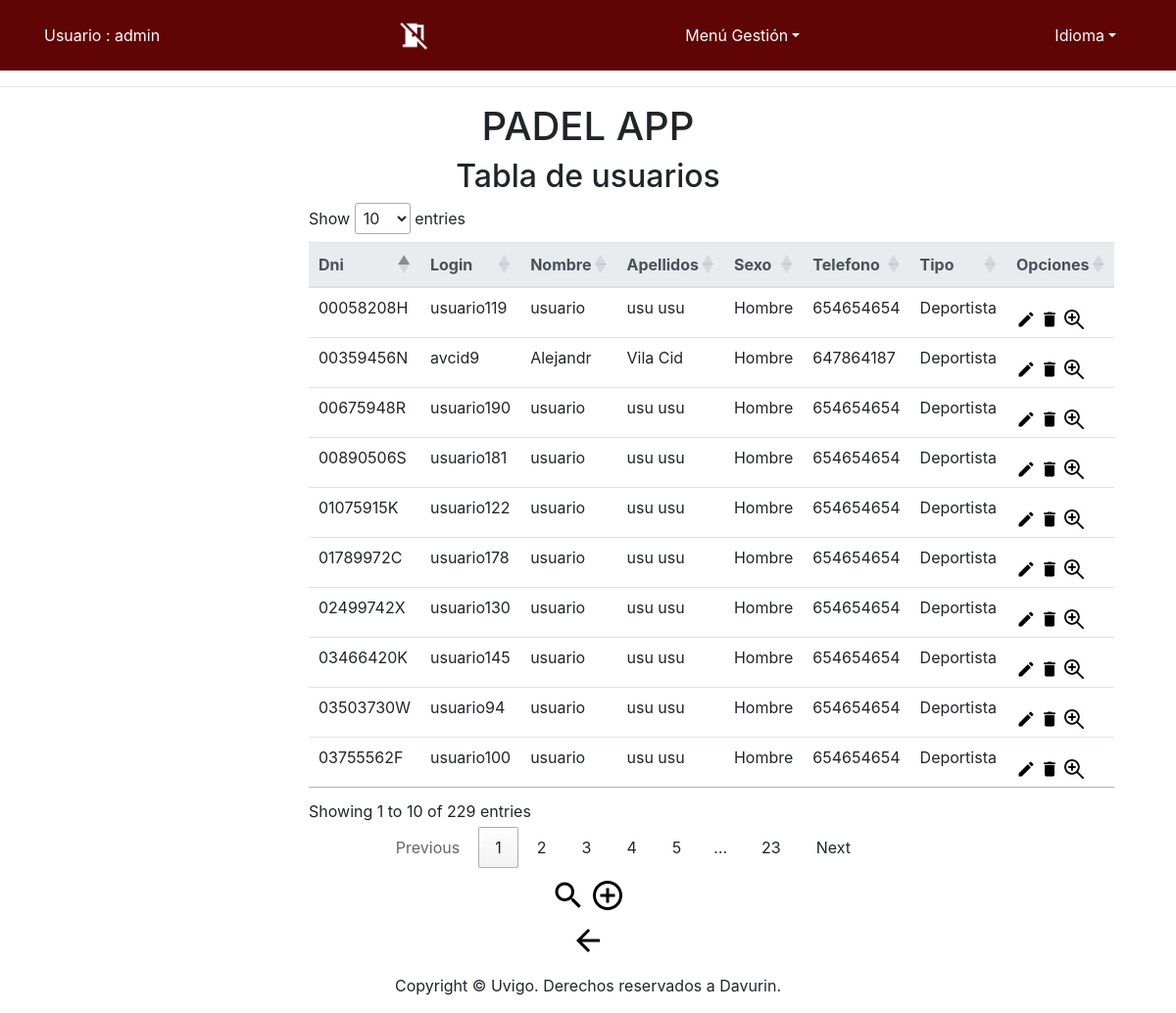
Screenshot of /app/Controllers/USUARIO_CONTROLLER.php (signed in) with the database file from the repository.
### tables this page shows
CREATE TABLE IF NOT EXISTS `Usuario` (
  `Dni` VARCHAR(9) NOT NULL,
  `Login` VARCHAR(25) NOT NULL,
  `Password` VARCHAR(128) NOT NULL,
  `Nombre` VARCHAR(30) NOT NULL,
  `Apellidos` VARCHAR(45) NOT NULL,
  `Sexo` VARCHAR(6) CHARACTER SET 'armscii8' NOT NULL,
  `Tipo` VARCHAR(12) NOT NULL,
  `Telefono` VARCHAR(14) NOT NULL,
  PRIMARY KEY (`Dni`),
  UNIQUE INDEX `Login_UNIQUE` (`Login` ASC) );

### app/Controllers/USUARIO_CONTROLLER.php (called while the page is built, shortened)
<?php
include '../Models/USUARIO_MODEL.php';
include '../Views/USUARIO/USUARIO_SHOWALL_View.php';
switch ( $_REQUEST[ 'action' ] ) {
	default:
		if($_SESSION['tipo'] == 'Admin'){
			if ( !$_POST ) {
				$USUARIO = new USUARIO_MODEL( '', '', '', '', '', '', '', '', '');
			} else {
				$USUARIO = get_data_form();
			}
			$datos = $USUARIO->SEARCH();
			$lista = array( 'Dni','Login','Nombre','Apellidos','Sexo','Telefono','Tipo');
			new USUARIO_SHOWALL( $lista, $datos);
		}else{
			new USUARIO_DEFAULT();
		}
}
?>

### app/Models/USUARIO_MODEL.php (called while the page is built, shortened)
<?php
class USUARIO_MODEL{
	var $Dni;
	var $Login;
    var $Password;
	var $Nombre;
	var $Apellidos;
    var $Sexo;
	var $Tipo;
	var $Telefono;
	var $mysqli;
	function __construct($Login,$Password,$Dni,$Nombre,$Apellidos,$Telefono,$Sexo,$Tipo) {
		$this->Login = $Login;
        $this->Password=$Password;
		$this->Dni = $Dni;
		$this->Nombre = $Nombre;
		$this->Apellidos = $Apellidos;
        $this->Sexo = $Sexo;
        $this->Tipo=$Tipo;
		$this->Telefono = $Telefono;
		include_once '../Functions/BdAdmin.php';
		$this->mysqli = ConectarBD();
	}
	function SEARCH() {
		$sql = "select Dni,
					Login,
                    Password,
					Nombre,
					Apellidos,
                    Sexo,
					Telefono,
                    Tipo
       			from USUARIO
    			where
    				(
					(BINARY Login LIKE '%$this->Login%') &&
                    (BINARY Password LIKE '%$this->Password%') &&
    				(BINARY Dni LIKE '%$this->Dni%') &&
					(BINARY Nombre LIKE '%$this->Nombre%') &&
	 				(BINARY Apellidos LIKE '%$this->Apellidos%') &&
                    (BINARY Sexo LIKE '%$this->Sexo%') &&
	 				(BINARY Telefono LIKE '%$this->Telefono%') &&
					(BINARY Tipo LIKE '%$this->Tipo%')
    				)";
		if ( !( $resultado = $this->mysqli->query( $sql ) ) ) {
			return 'Error en la consulta sobre la base de datos';
		} else {
			return $resultado;
		}
	}
}
?>

### app/Functions/BdAdmin.php (called while the page is built, shortened)
<?php
function ConectarBD()
{
	    $mysqli = new mysqli("localhost", "user", "pass", "abpbase");
		return $mysqli;
}
?>

### app/Views/USUARIO/USUARIO_SHOWALL_View.php (the view, shortened to what this page needs)
<?php
class USUARIO_SHOWALL {
	function __construct( $lista, $datos) {
		$this->lista = $lista;
		$this->datos = $datos;
		$this->render($this->lista,$this->datos);
	}
	function render($lista,$datos){
		$this->datos = $datos;
	include '../Views/Header.php';
?>
		<div class="seccion" align="center">
			<h2>
				<?php echo $strings['Tabla de usuarios'];?>
			</h2>
			<div class="col-md-6">
			<table class="table" id="mydatatableUsuarios">
				<thead class="thead-light">
				<tr>
<?php
					foreach ( $lista as $atributo ) {
?>
						<th>
							<?php echo $strings[$atributo]?>
						</th>
<?php
					}
?>
					<th>
						<?php echo $strings['Opciones']?>
					</th>
				</tr>
				</thead>
<?php
				while ( $fila = mysqli_fetch_array( $this->datos ) ) {
?>
				<tr>
<?php
					foreach ( $lista as $atributo ) {
?>
					<td>
<?php
							echo $fila[ $atributo ];
?>
					</td>
<?php
					}
?>
					<td>
						<form action="../Controllers/USUARIO_CONTROLLER.php" method="get" style="display:inline" >
								<button id ="buttonBien" type="submit" name="action" value="EDIT" ><img src="../Views/icon/edit_big.png" alt="<?php echo $strings['Modificar']?>" width="20" height="20" /></button>
								<button id ="buttonBien" type="submit" name="action" value="DELETE" ><img src="../Views/icon/delete_big.png" alt="<?php echo $strings['Eliminar']?>" width="20" height="20" /></button>
								<button id ="buttonBien" type="submit" name="action" value="SHOWCURRENT" ><img src="../Views/icon/verdetalles_2.jpg" alt="<?php echo $strings['Ver en detalle']?>" width="20" height="20"/></button>
						</form>
					</td>
				</tr>
<?php
				}
?>
			</table>
				<tr align="center">
						<td colspan="2">
					<form action='../Controllers/USUARIO_CONTROLLER.php'>
						<button id ="buttonBien"  type="submit" name="action" value="SEARCH"><img src="../Views/icon/search_big.png" alt="BUSCAR" /></button>
						<button id ="buttonBien"  type="submit" name="action" value="ADD"><img src="../Views/icon/add_big.png" alt="AÑADIR" /></button>
					</form>
					</td>
				</tr>
			</div>
			<form action='../Controllers/DEFAULT_CONTROLLER.php' method="post">
				<button id ="buttonBien" type="submit"><img src="../Views/icon/back_big2.png" alt="<?php echo $strings['Atras']?>" /></button>
			</form>
		</div>
<?php
		include '../Views/Footer.php';
		}
	}
?>

### rows the page displays
usuario: Dni "00058208H", Login "usuario119", Nombre "usuario", Apellidos "usu usu", Sexo "Hombre", Telefono "654654654", Tipo "Deportista"
usuario: Dni "00359456N", Login "avcid9", Nombre "Alejandr", Apellidos "Vila Cid", Sexo "Hombre", Telefono "647864187", Tipo "Deportista"
usuario: Dni "00675948R", Login "usuario190", Nombre "usuario", Apellidos "usu usu", Sexo "Hombre", Telefono "654654654", Tipo "Deportista"
usuario: Dni "00890506S", Login "usuario181", Nombre "usuario", Apellidos "usu usu", Sexo "Hombre", Telefono "654654654", Tipo "Deportista"
usuario: Dni "01075915K", Login "usuario122", Nombre "usuario", Apellidos "usu usu", Sexo "Hombre", Telefono "654654654", Tipo "Deportista"
usuario: Dni "01789972C", Login "usuario178", Nombre "usuario", Apellidos "usu usu", Sexo "Hombre", Telefono "654654654", Tipo "Deportista"
usuario: Dni "02499742X", Login "usuario130", Nombre "usuario", Apellidos "usu usu", Sexo "Hombre", Telefono "654654654", Tipo "Deportista"
usuario: Dni "03466420K", Login "usuario145", Nombre "usuario", Apellidos "usu usu", Sexo "Hombre", Telefono "654654654", Tipo "Deportista"
usuario: Dni "03503730W", Login "usuario94", Nombre "usuario", Apellidos "usu usu", Sexo "Hombre", Telefono "654654654", Tipo "Deportista"
usuario: Dni "03755562F", Login "usuario100", Nombre "usuario", Apellidos "usu usu", Sexo "Hombre", Telefono "654654654", Tipo "Deportista"

### other values shown
$strings['Usuario'] "Usuario"
$_SESSION['login'] "admin"
$strings['menuGestion'] "Menú Gestión"
$strings['idioma'] "Idioma"
$strings['Tabla de usuarios'] "Tabla de usuarios"
$strings[$atributo] "Dni"
$strings[$atributo] "Login"
$strings[$atributo] "Nombre"
$strings[$atributo] "Apellidos"
$strings[$atributo] "Sexo"
$strings[$atributo] "Telefono"
$strings[$atributo] "Tipo"
$strings['Opciones'] "Opciones"
